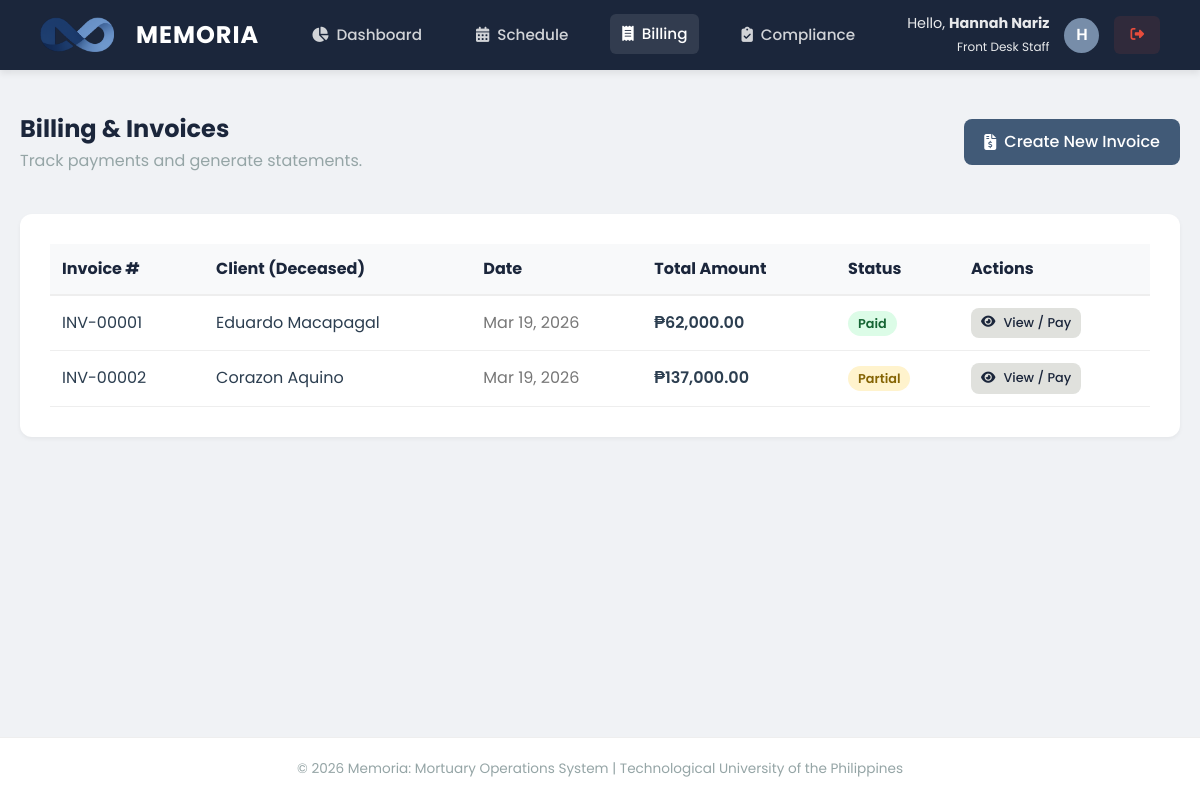
Screenshot of /modules/billing/reports.php (signed in) with the database file from the repository.
### tables this page shows
CREATE TABLE `invoices` (
  `id` int(11) NOT NULL,
  `reservation_id` int(11) NOT NULL,
  `total_amount` decimal(10,2) NOT NULL,
  `status` enum('Unpaid','Partial','Paid','Cancelled') DEFAULT 'Unpaid',
  `created_at` timestamp NOT NULL DEFAULT current_timestamp()
);

CREATE TABLE `reservations` (
  `id` int(11) NOT NULL,
  `chapel_name` varchar(50) NOT NULL,
  `deceased_name` varchar(100) NOT NULL,
  `start_date` datetime NOT NULL,
  `end_date` datetime NOT NULL,
  `reserved_by` int(11) DEFAULT NULL
);

### modules/billing/reports.php (the view, shortened to what this page needs)
<?php
include('../../includes/header.php');
?>
<div class="panel-header" style="border-bottom: none;">
    <div>
        <h1 style="font-size: 1.5rem; color: var(--deep-navy);">Billing & Invoices</h1>
        <p style="color: var(--text-light);">Track payments and generate statements.</p>
    </div>
    <a href="create_invoice.php" class="btn btn-primary"><i class="fas fa-file-invoice-dollar"></i> Create New Invoice</a>
</div>
<div class="panel">
    <table style="width: 100%; border-collapse: collapse;">
        <thead>
            <tr style="background: #f8f9fa; text-align: left; color: var(--deep-navy);">
                <th style="padding: 12px; border-bottom: 2px solid #eee;">Invoice #</th>
                <th style="padding: 12px; border-bottom: 2px solid #eee;">Client (Deceased)</th>
                <th style="padding: 12px; border-bottom: 2px solid #eee;">Date</th>
                <th style="padding: 12px; border-bottom: 2px solid #eee;">Total Amount</th>
                <th style="padding: 12px; border-bottom: 2px solid #eee;">Status</th>
                <th style="padding: 12px; border-bottom: 2px solid #eee;">Actions</th>
            </tr>
        </thead>
        <tbody>
            <?php
            $query = "SELECT i.*, r.deceased_name
                      FROM invoices i
                      JOIN reservations r ON i.reservation_id = r.id
                      ORDER BY i.created_at DESC";
            $result = mysqli_query($conn, $query);
            if (mysqli_num_rows($result) > 0) {
                while ($row = mysqli_fetch_assoc($result)) {
                    $statusColor = '#fee2e2';
                    $statusText = '#991b1b';
                    if ($row['status'] == 'Paid') {
                        $statusColor = '#dcfce7';
                        $statusText = '#166534';
                    } elseif ($row['status'] == 'Partial') {
                        $statusColor = '#fff3cd';
                        $statusText = '#856404';
                    } else if ($row['status'] == 'Cancelled') {
                        $statusColor = '#e2e3e5';
                        $statusText = '#383d41';
                    }
                    echo "<tr>
                        <td style='padding: 12px; border-bottom: 1px solid #eee;'>INV-" . str_pad($row['id'], 5, '0', STR_PAD_LEFT) . "</td>
                        <td style='padding: 12px; border-bottom: 1px solid #eee;'>{$row['deceased_name']}</td>
                        <td style='padding: 12px; border-bottom: 1px solid #eee; color: #777;'>" . date('M d, Y', strtotime($row['created_at'])) . "</td>
                        <td style='padding: 12px; border-bottom: 1px solid #eee; font-weight: 600;'>₱" . number_format($row['total_amount'], 2) . "</td>
                        <td style='padding: 12px; border-bottom: 1px solid #eee;'>
                            <span style='background: $statusColor; color: $statusText; padding: 4px 10px; border-radius: 20px; font-size: 0.8rem; font-weight: 600;'>{$row['status']}</span>
                        </td>
                        <td style='padding: 12px; border-bottom: 1px solid #eee;'>
                            <a href='view_invoice.php?id={$row['id']}' class='btn' style='background: var(--cloud-gray); color: var(--deep-navy); padding: 5px 10px; font-size: 0.8rem;'>
                                <i class='fas fa-eye'></i> View / Pay
                            </a>
                        </td>
                    </tr>";
                }
            } else {
                echo "<tr><td colspan='6' style='padding: 20px; text-align: center; color: #777;'>No invoices found.</td></tr>";
            }
            ?>
        </tbody>
    </table>
</div>
<?php include('../../includes/footer.php'); ?>

### assets/css/style.css (style rules this page uses)
:root { --deep-navy: #1B263B; --slate-blue: #415A77; --cloud-gray: #E0E1DD; --muted-teal: #778DA9; --white: #FFFFFF; --danger: #e74c3c; --success: #2ecc71; --text-dark: #2c3e50; --text-light: #95a5a6; --shadow-sm: 0 2px 4px rgba(0,0,0,0.05); --shadow-md: 0 4px 6px rgba(0,0,0,0.07); --shadow-lg: 0 10px 15px rgba(0,0,0,0.1); }
* { margin: 0; padding: 0; box-sizing: border-box; }
body { font-family: 'Poppins', sans-serif; background-color: #F0F2F5; color: var(--text-dark); line-height: 1.6; min-height: 100vh; display: flex; flex-direction: column; }
.panel { background: var(--white); border-radius: 12px; box-shadow: var(--shadow-sm); padding: 30px; margin-bottom: 30px; }
.panel-header { display: flex; justify-content: space-between; align-items: center; margin-bottom: 25px; border-bottom: 1px solid #eee; padding-bottom: 15px; }
.btn { padding: 10px 20px; border-radius: 8px; font-weight: 500; cursor: pointer; border: none; transition: all 0.2s; text-decoration: none; display: inline-flex; align-items: center; gap: 8px; }
.btn-primary { background: var(--slate-blue); color: white; }

### rows the page displays
invoices: id "00001", reservation.deceased_name "Eduardo Macapagal", created_at "Mar 19, 2026", total_amount "62,000.00", status "Paid"
invoices: id "00002", reservation.deceased_name "Corazon Aquino", created_at "Mar 19, 2026", total_amount "137,000.00", status "Partial"

### other values shown
$_SESSION['full_name'] "Hannah Nariz"
$_SESSION['role'] "Front Desk Staff"
substr($_SESSION['full_name'], 0, 1) "H"
